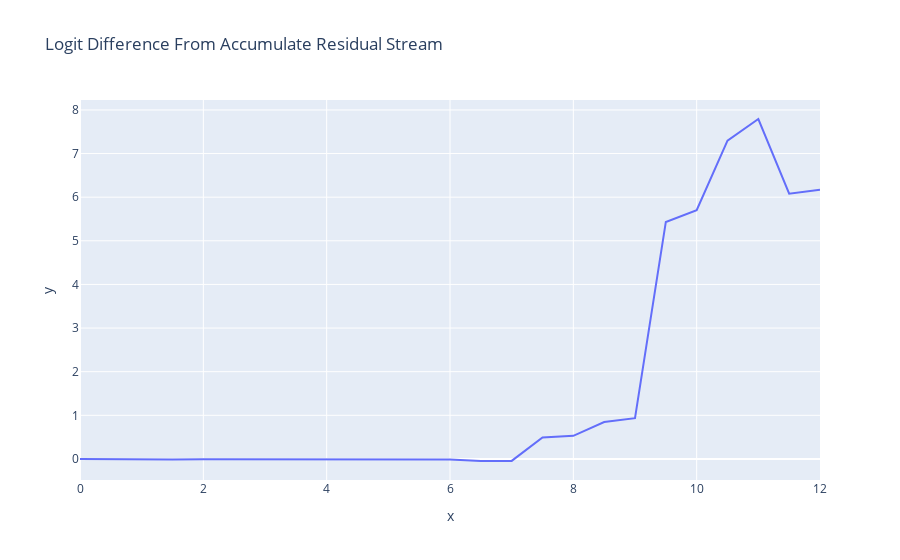

The notebook cell this image was saved under:
### Markdown cell above
Fascinatingly, we see that the model is utterly unable to do the task until layer 7, almost all performance comes from attention layer 9, and performance actually *decreases* from there.

**Note:** Hover over each data point to see what residual stream position it's from!

<details> <summary>Details on `accumulated_resid`</summary>
**Key:** `n_pre` means the residual stream at the start of layer n, `n_mid` means the residual stream after the attention part of layer n (`n_post` is the same as `n+1_pre` so is not included)

* `layer` is the layer for which we input the residual stream (this is used to identify *which* layer norm scaling factor we want)
* `incl_mid` is whether to include the residual stream in the middle of a layer, ie after attention & before MLP
* `pos_slice` is the subset of the positions used. See `utils.Slice` for details on the syntax.
* return_labels is whether to return the labels for each component returned (useful for plotting)
</details>

### Code cell
accumulated_residual, labels = cache.accumulated_resid(
    layer=-1, incl_mid=True, pos_slice=-1, return_labels=True
)
logit_lens_logit_diffs = residual_stack_to_logit_diff(accumulated_residual, cache)
line(
    logit_lens_logit_diffs,
    x=np.arange(model.cfg.n_layers * 2 + 1) / 2,
    hover_name=labels,
    title="Logit Difference From Accumulate Residual Stream",
)

### Figure 1 — Plotly figure (JSON) as saved in the notebook; plotly's stock layout.template omitted (floating-point values rounded to 4 significant figures)
{"data": [{"hovertemplate": "<b>%{hovertext}</b><br><br>x=%{x}<br>y=%{y}<extra></extra>", "hovertext": ["0_pre", "0_mid", "1_pre", "1_mid", "2_pre", "2_mid", "3_pre", "3_mid", "4_pre", "4_mid", "5_pre", "5_mid", "6_pre", "6_mid", "7_pre", "7_mid", "8_pre", "8_mid", "9_pre", "9_mid", "10_pre", "10_mid", "11_pre", "11_mid", "final_post"], "legendgroup": "", "line": {"color": "#636efa", "dash": "solid"}, "marker": {"symbol": "circle"}, "mode": "lines", "name": "", "orientation": "v", "showlegend": false, "type": "scatter", "x": [0, 0.5, 1, 1.5, 2, 2.5, 3, 3.5, 4, 4.5, 5, 5.5, 6, 6.5, 7, 7.5, 8, 8.5, 9, 9.5, 10, 10.5, 11, 11.5, 12], "xaxis": "x", "y": [7.359e-05, -0.007632, -0.007974, -0.01042, -0.008159, -0.008833, -0.007244, -0.008913, -0.009428, -0.01247, -0.0139, -0.01731, -0.01288, -0.04765, -0.04496, 0.4925, 0.5302, 0.8448, 0.9347, 5.432, 5.701, 7.298, 7.792, 6.079, 6.172], "yaxis": "y"}], "layout": {"legend": {"tracegroupgap": 0}, "title": {"text": "Logit Difference From Accumulate Residual Stream"}, "xaxis": {"anchor": "y", "domain": [0, 1], "title": {"text": "x"}}, "yaxis": {"anchor": "x", "domain": [0, 1], "title": {"text": "y"}}}}
